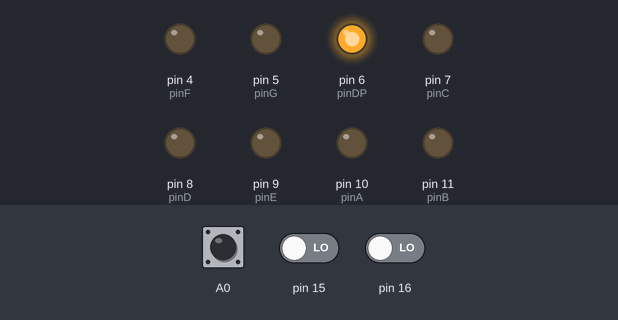
Bench run of a sketch on a simulated Arduino Uno, built with avr-gcc and run on an emulated ATmega328P. On the bench: output pins drawn as LEDs (lit = HIGH). Dashed ring = blinking. The inputs (shaded band) are chosen by the test bench; at power-on: A0 HIGH, pin 15 LOW, pin 16 LOW.

Above: at 1.2 s.
1.3 s: A0 pulled LOW for 0.15 s
At 2.8 s:
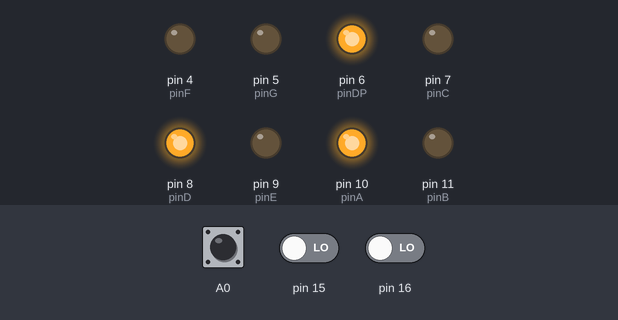
4.4 s: A0 pulled LOW for 1 s
At 5.8 s:
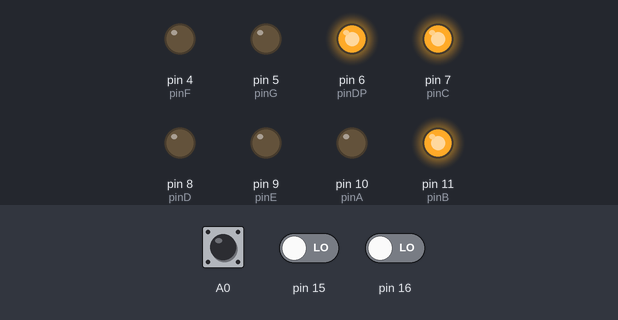
8.4 s: A0 pulled LOW for 0.15 s
At 9.4 s:
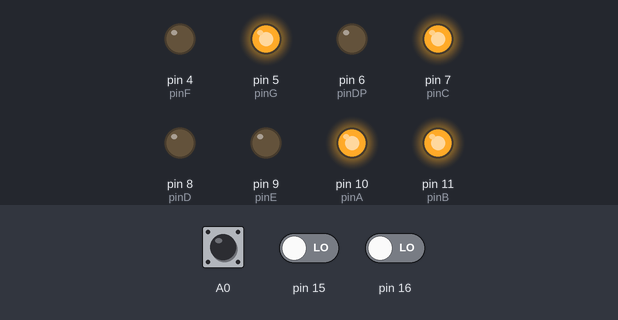
11.5 s: A0 pulsed LOW 2 times (0.12 s each, 0.3 s apart)
At 12.8 s:
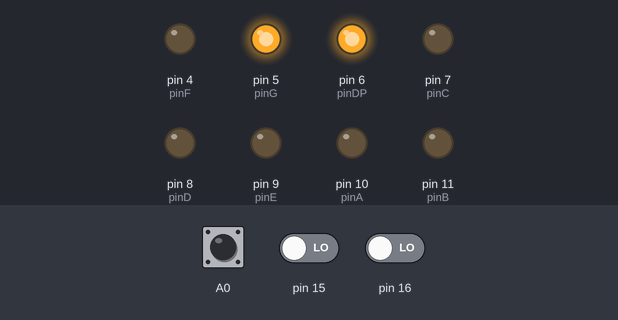
15.1 s: A0 pulled LOW for 3.2 s
At 17.8 s:
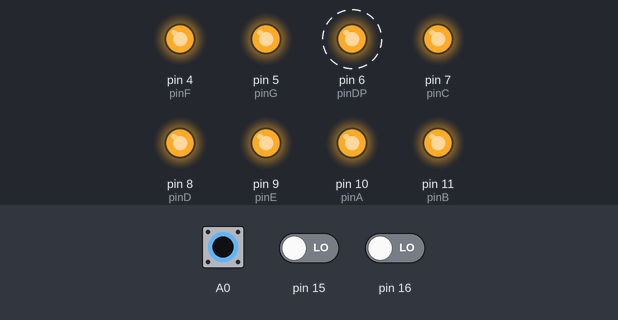
20.5 s: A0 pulled LOW for 0.15 s
At 21.8 s:
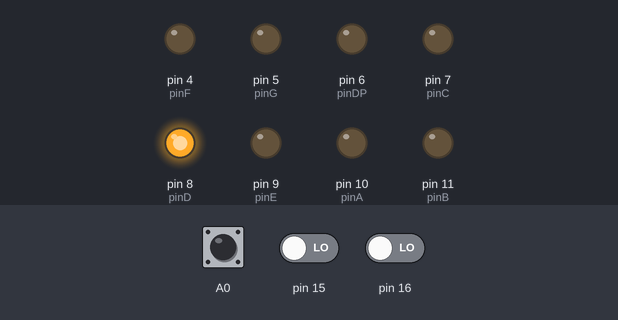
Timing chart, 0 to 24.6 s (numbered marks = the images above; inputs shaded):
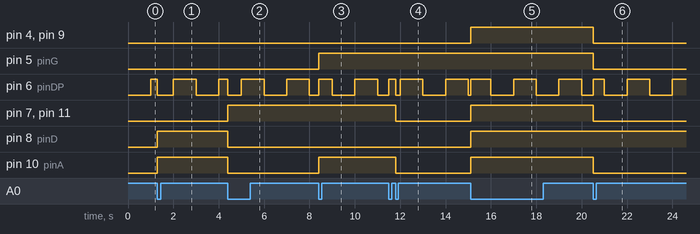

The sketch:

pinchange.ino
```cpp
int pinA = 10;
int pinB = 11;
int pinC = 7;
int pinD = 8;
int pinE = 9;
int pinF = 4;
int pinG = 5;
int pinDP = 6;
int cont = 0;
bool last_state = HIGH;
boolean high = false;

void setup(){
  pinMode(A0, INPUT_PULLUP);
  pinMode(pinA, OUTPUT);
  pinMode(pinB, OUTPUT);
  pinMode(pinC, OUTPUT);
  pinMode(pinD, OUTPUT);
  pinMode(pinE, OUTPUT);
  pinMode(pinF, OUTPUT);
  pinMode(pinG, OUTPUT);
  pinMode(pinDP, OUTPUT);
  PCICR =2;
  PCMSK1 = 7;
}

void loop(){
  blinkDP();
}

void blinkDP(){
  if(high){
    digitalWrite(pinDP, HIGH);
  }else{
    digitalWrite(pinDP, LOW);
  }
  high = !high;
  delay(1000);
}

void reset(){
  digitalWrite(pinA, HIGH);
  digitalWrite(pinB, HIGH);
  digitalWrite(pinC, HIGH);
  digitalWrite(pinD, HIGH);
  digitalWrite(pinE, HIGH);
  digitalWrite(pinF, HIGH);
  digitalWrite(pinG, HIGH);
}

void letraH(){
  reset();
  digitalWrite(pinA, HIGH);
  digitalWrite(pinB, LOW);
  digitalWrite(pinC, LOW);
  digitalWrite(pinD, HIGH);
  digitalWrite(pinE, LOW);
  digitalWrite(pinF, LOW);
  digitalWrite(pinG, LOW);
}

void letraE(){
  reset();
  digitalWrite(pinA, LOW);
  digitalWrite(pinB, HIGH);
  digitalWrite(pinC, HIGH);
  digitalWrite(pinD, LOW);
  digitalWrite(pinE, LOW);
  digitalWrite(pinF, LOW);
  digitalWrite(pinG, LOW);
}

void letraL(){
  reset();
  digitalWrite(pinA, HIGH);
  digitalWrite(pinB, HIGH);
  digitalWrite(pinC, HIGH);
  digitalWrite(pinD, LOW);
  digitalWrite(pinE, LOW);
  digitalWrite(pinF, LOW);
  digitalWrite(pinG, HIGH);
}

void letraO(){
  reset();
  digitalWrite(pinA, LOW);
  digitalWrite(pinB, LOW);
  digitalWrite(pinC, LOW);
  digitalWrite(pinD, LOW);
  digitalWrite(pinE, LOW);
  digitalWrite(pinF, LOW);
  digitalWrite(pinG, HIGH);
}

void vazio(){
  reset();
  digitalWrite(pinA, HIGH);
  digitalWrite(pinB, HIGH);
  digitalWrite(pinC, HIGH);
  digitalWrite(pinD, HIGH);
  digitalWrite(pinE, HIGH);
  digitalWrite(pinF, HIGH);
  digitalWrite(pinG, HIGH);
}

void letraA(){
  reset();
  digitalWrite(pinA, LOW);
  digitalWrite(pinB, LOW);
  digitalWrite(pinC, LOW);
  digitalWrite(pinD, HIGH);
  digitalWrite(pinE, LOW);
  digitalWrite(pinF, LOW);
  digitalWrite(pinG, LOW);
}

void letraT(){
  reset();
  digitalWrite(pinA, HIGH);
  digitalWrite(pinB, HIGH);
  digitalWrite(pinC, HIGH);
  digitalWrite(pinD, LOW);
  digitalWrite(pinE, LOW);
  digitalWrite(pinF, LOW);
  digitalWrite(pinG, LOW);
}

void n3(){
  reset();
  digitalWrite(pinA, LOW);
  digitalWrite(pinB, LOW);
  digitalWrite(pinC, LOW);
  digitalWrite(pinD, LOW);
  digitalWrite(pinE, HIGH);
  digitalWrite(pinF, HIGH);
  digitalWrite(pinG, LOW);
}

void n2(){
  reset();
  digitalWrite(pinA, LOW);
  digitalWrite(pinB, LOW);
  digitalWrite(pinC, HIGH);
  digitalWrite(pinD, LOW);
  digitalWrite(pinE, LOW);
  digitalWrite(pinF, HIGH);
  digitalWrite(pinG, LOW);
}

 void n8(){
  reset();
  digitalWrite(pinA, LOW);
  digitalWrite(pinB, LOW);
  digitalWrite(pinC, LOW);
  digitalWrite(pinD, LOW);
  digitalWrite(pinE, LOW);
  digitalWrite(pinF, LOW);
  digitalWrite(pinG, LOW);
}

 void letraP(){
  reset();
  digitalWrite(pinA, LOW);
  digitalWrite(pinB, LOW);
  digitalWrite(pinC, HIGH);
  digitalWrite(pinD, HIGH);
  digitalWrite(pinE, LOW);
  digitalWrite(pinF, LOW);
  digitalWrite(pinG, LOW);
}

ISR(PCINT1_vect){
  if((digitalRead(A0)==0) && (last_state==HIGH)){
  switch(cont){
      case 0:
      letraH();
      blinkDP();
      cont++;
      last_state=LOW;
  break;
      case 1:
      letraE();
      blinkDP();
      cont++;
      last_state=LOW;
   break;
      case 2:
      letraL();
      blinkDP();
      cont++;
      last_state=LOW;
    break;
      case 3:
      letraL();
    blinkDP();
      cont++;
      last_state=LOW;
    break;
      case 4:
      letraO();
      blinkDP();
      cont++;
      last_state=LOW;
    break;
      case 5:
      vazio();
      blinkDP();
      cont++;
      last_state=LOW;
    break;
      case 6:
      letraA();
      blinkDP();
      cont++;
      last_state=LOW;
    break;
      case 7:
      letraT();
      blinkDP();
      cont++;
      last_state=LOW;
    break;
      case 8:
      n3();
    blinkDP();
      cont++;
      last_state=LOW;
    break;
      case 9:
      n2();
      blinkDP();
      cont++;
      last_state=LOW;
    break;
      case 10:
      n8();
      blinkDP();
      cont++;
      last_state=LOW;
    break;
      case 11:
    letraP();
      blinkDP();
      cont++;
      last_state=LOW;
    break;
      case 12:
      vazio();
      blinkDP();
      cont=0;
      last_state=LOW;
  break;
  }}else{
    if((digitalRead(A0)==1) && (last_state==LOW)){
    last_state=HIGH;
}}
}
```

Measured:
- after the input at 1.3 s, pin 8 (pinD), pin 10 (pinA): LOW → HIGH at once
- after the input at 4.4 s, pin 7 (pinC), pin 11 (pinB): LOW → HIGH at once; pin 8 (pinD), pin 10 (pinA): HIGH → LOW at once
- after the input at 8.4 s, pin 5 (pinG), pin 10 (pinA): LOW → HIGH at once
- after the input at 11.5 s, pin 7 (pinC), pin 10 (pinA), pin 11 (pinB): HIGH → LOW after 0.30 s
- after the input at 15.1 s, pin 4 (pinF), pin 7 (pinC), pin 8 (pinD), pin 9 (pinE), pin 10 (pinA), pin 11 (pinB): LOW → HIGH at once
- after the input at 20.5 s, pin 4 (pinF), pin 5 (pinG), pin 7 (pinC), pin 9 (pinE), pin 10 (pinA), pin 11 (pinB): HIGH → LOW at once
- by itself, pin 6 (pinDP): alternates HIGH for 1.0 s and LOW for 1.0 s
